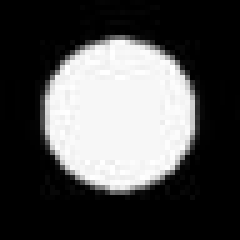
#> input picture c.JPG, 48 x 48 px, found by its file name (shown 5 times larger)
$ python '雙三次差值模組.py'
#> lines starting #> are read from the running program, lines starting #| are printed output that depends on the picture
#> further down, image is the input picture: shape (48, 48, 3); min 0, max 255, mean 78.8
# -*- coding: utf-8 -*-
"""
Created on Thu Jan 21 21:34:35 2021

@author: user
                                  ============程式用途: 雙三次插值============
"""

from PIL import Image

import numpy as np

import math

# 产生16个像素点不同的权重

def BiBubic(x):

    x=abs(x)

    if x<=1:

        return 1-2*(x**2)+(x**3)

    elif x<2:

        return 4-8*x+5*(x**2)-(x**3)

    else:

       return 0

# 双三次插值算法

# dstH为目标图像的高，dstW为目标图像的宽

def BiCubic_interpolation(img,dstH,dstW):

#> called with dstH = 96, dstW = 96
    scrH,scrW,_=img.shape
#> scrH = 48; scrW = 48

    #img=np.pad(img,((1,3),(1,3),(0,0)),'constant')

    retimg=np.zeros((dstH,dstW,3),dtype=np.uint8)

    for i in range(dstH):

       for j in range(dstW):

            scrx=i*(scrH/dstH)

            scry=j*(scrW/dstW)

            x=math.floor(scrx)

            y=math.floor(scry)

            u=scrx-x

            v=scry-y

            tmp=0

            for ii in range(-1,2):

                for jj in range(-1,2):

                    if x+ii<0 or y+jj<0 or x+ii>=scrH or y+jj>=scrW:

                        continue

                    tmp+=img[x+ii,y+jj]*BiBubic(ii-u)*BiBubic(jj-v)

            retimg[i,j]=np.clip(tmp,0,255)
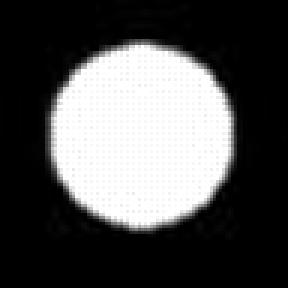
#> retimg: shape (96, 96, 3) (shown 3 times larger); min 0, max 255, mean 81.7

    return retimg

# im_path='123456_.bmp'
im_path='c.jpg'

image=np.array(Image.open(im_path))

image2=BiCubic_interpolation(image,image.shape[0]*2,image.shape[1]*2)

image2=Image.fromarray(image2.astype('uint8')).convert('RGB')

image2.save('BiCubic_interpolation.jpg')
